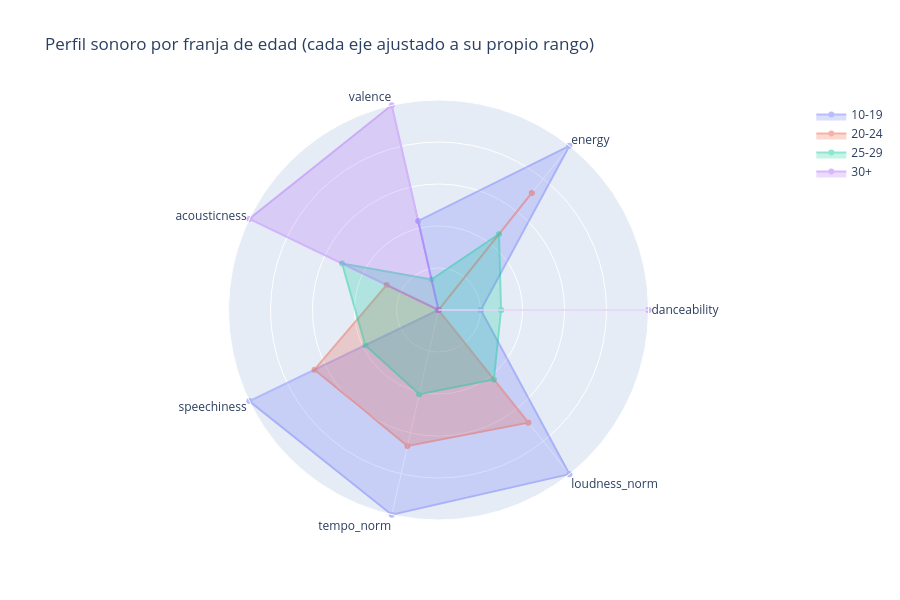

This figure's notebook cell:
### Markdown cell above
### 5.3 Mapeo visual y representación

**Gráfico de radar**

| Qué mostramos | Marca | Canal | Por qué |
|---|---|---|---|
| Una franja de edad | Polígono (línea cerrada) | **Color** (categórico) | Cada franja es una categoría; se puede ver su "forma" completa |
| Feature | | Posición angular (un eje por feature) | Permite comparar el perfil de cada grupo en varias variables a la vez |
| Valor | | Distancia al centro | Más lejos del centro, más alto dentro de ese eje |


**Interacción:** en la **leyenda** se activa y desactiva cada franja, para comparar dos grupos a la vez
sin que los cuatro polígonos se tapen. Al pasar el mouse sobre un punto aparece el valor real.

### 5.4 Radar por franja de edad

### Code cell
# Cada eje va de 0 (franja con el valor más bajo) a 1 (franja con el valor más alto)
sub = valores[EJES_RADAR]
escalado = (sub - sub.min()) / (sub.max() - sub.min())

radar = go.Figure()
for franja in sub.index:
    # Repetimos el primer punto al final para que el polígono quede cerrado
    ejes = EJES_RADAR + [EJES_RADAR[0]]
    r = escalado.loc[franja].tolist() + [escalado.loc[franja].iloc[0]]
    reales = sub.loc[franja].tolist() + [sub.loc[franja].iloc[0]]
    radar.add_trace(go.Scatterpolar(
        r=r, theta=ejes, name=franja, fill="toself", opacity=0.45,
        customdata=reales,
        hovertemplate="<b>" + franja + "</b><br>%{theta}: %{customdata:.3f}<extra></extra>",
    ))

radar.update_layout(
    title="Perfil sonoro por franja de edad (cada eje ajustado a su propio rango)",
    polar=dict(radialaxis=dict(range=[0, 1], showticklabels=False)),
    height=600,
)
radar.show()

### Figure 1 — Plotly figure (JSON) as saved in the notebook; plotly's stock layout.template omitted (floating-point values rounded to 4 significant figures)
{"data": [{"customdata": [0.4929, 0.7335, 0.4266, 0.1707, 0.08209, 0.4331, 0.7942, 0.4929], "fill": "toself", "hovertemplate": "<b>10-19</b><br>%{theta}: %{customdata:.3f}<extra></extra>", "name": "10-19", "opacity": 0.45, "r": [0.2016, 1, 0.435, 0, 1, 1, 1, 0.2016], "theta": ["danceability", "energy", "valence", "acousticness", "speechiness", "tempo_norm", "loudness_norm", "danceability"], "type": "scatterpolar"}, {"customdata": [0.4888, 0.7093, 0.4155, 0.1939, 0.07807, 0.4288, 0.7856, 0.4888], "fill": "toself", "hovertemplate": "<b>20-24</b><br>%{theta}: %{customdata:.3f}<extra></extra>", "name": "20-24", "opacity": 0.45, "r": [0, 0.7129, 0, 0.2742, 0.6553, 0.6644, 0.6864, 0], "theta": ["danceability", "energy", "valence", "acousticness", "speechiness", "tempo_norm", "loudness_norm", "danceability"], "type": "scatterpolar"}, {"customdata": [0.4948, 0.6883, 0.4193, 0.2139, 0.07494, 0.4256, 0.7783, 0.4948], "fill": "toself", "hovertemplate": "<b>25-29</b><br>%{theta}: %{customdata:.3f}<extra></extra>", "name": "25-29", "opacity": 0.45, "r": [0.2977, 0.4618, 0.149, 0.5095, 0.3867, 0.4112, 0.4227, 0.2977], "theta": ["danceability", "energy", "valence", "acousticness", "speechiness", "tempo_norm", "loudness_norm", "danceability"], "type": "scatterpolar"}, {"customdata": [0.509, 0.6495, 0.441, 0.2555, 0.07043, 0.4203, 0.7666, 0.509], "fill": "toself", "hovertemplate": "<b>30+</b><br>%{theta}: %{customdata:.3f}<extra></extra>", "name": "30+", "opacity": 0.45, "r": [1, 0, 1, 1, 0, 0, 0, 1], "theta": ["danceability", "energy", "valence", "acousticness", "speechiness", "tempo_norm", "loudness_norm", "danceability"], "type": "scatterpolar"}], "layout": {"height": 600, "polar": {"radialaxis": {"range": [0, 1], "showticklabels": false}}, "title": {"text": "Perfil sonoro por franja de edad (cada eje ajustado a su propio rango)"}}}
